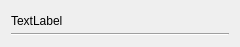
<?xml version="1.0" encoding="UTF-8"?>
<ui version="4.0">
 <class>Notification</class>
 <widget class="QWidget" name="Notification">
  <property name="geometry">
   <rect>
    <x>0</x>
    <y>0</y>
    <width>240</width>
    <height>47</height>
   </rect>
  </property>
  <property name="minimumSize">
   <size>
    <width>240</width>
    <height>30</height>
   </size>
  </property>
  <property name="maximumSize">
   <size>
    <width>240</width>
    <height>16777215</height>
   </size>
  </property>
  <property name="windowTitle">
   <string>Form</string>
  </property>
  <layout class="QVBoxLayout" name="verticalLayout">
   <item>
    <widget class="QLabel" name="title">
     <property name="minimumSize">
      <size>
       <width>0</width>
       <height>20</height>
      </size>
     </property>
     <property name="maximumSize">
      <size>
       <width>16777215</width>
       <height>20</height>
      </size>
     </property>
     <property name="text">
      <string>TextLabel</string>
     </property>
    </widget>
   </item>
   <item>
    <widget class="Line" name="line">
     <property name="orientation">
      <enum>Qt::Horizontal</enum>
     </property>
    </widget>
   </item>
  </layout>
 </widget>
 <resources/>
 <connections/>
</ui>
